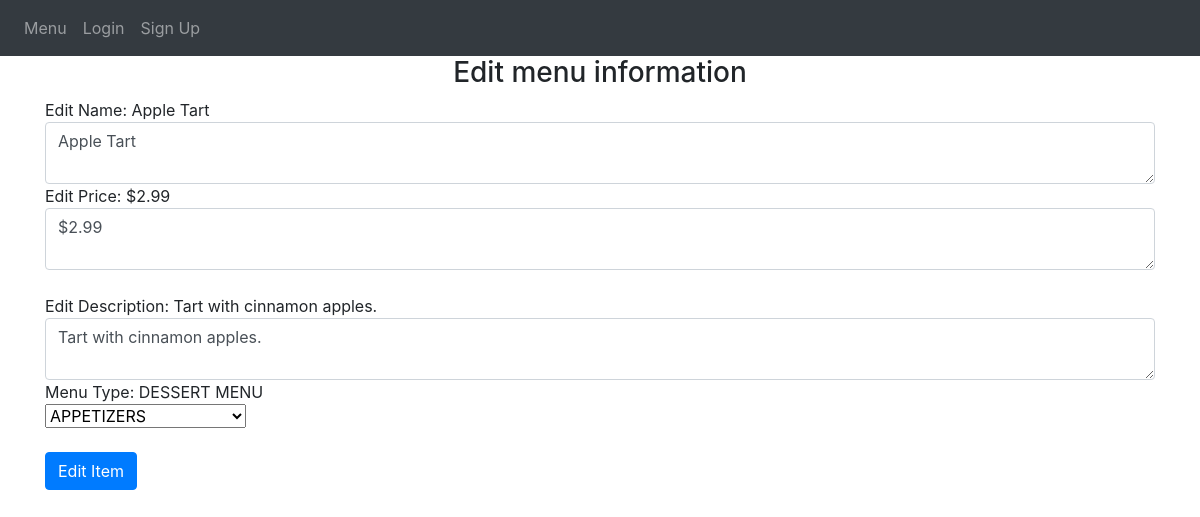
Before: /edit_redirect/1 with the older database file.
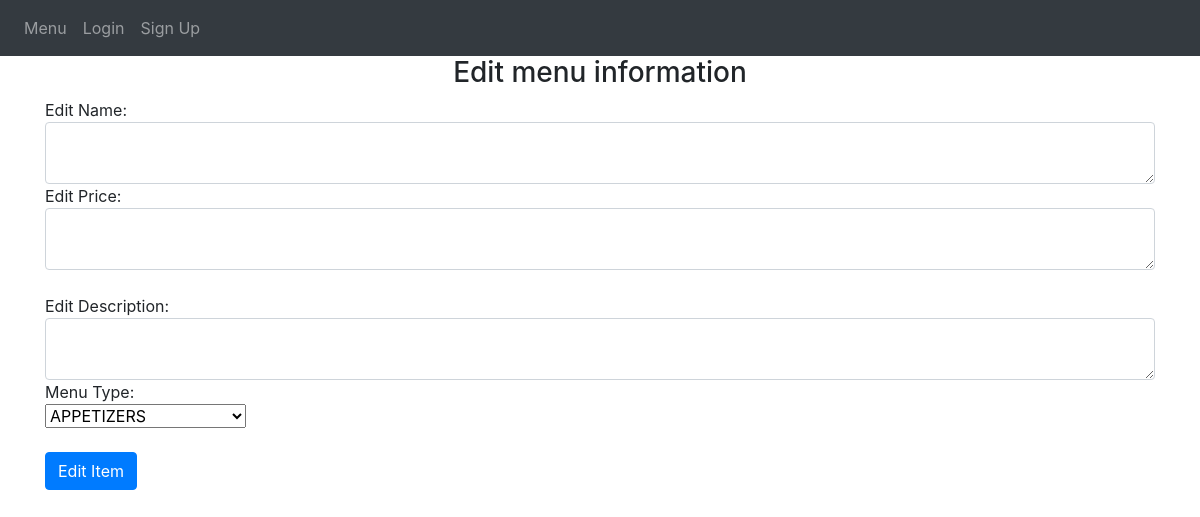
After: the same page with the newer database file.
### avanzareApp/models.py (models this page shows)
class Menu(db.Model):
    id = db.Column(db.Integer, primary_key=True)
    name = db.Column(db.String(150), unique=True)
    price = db.Column(db.String(150))
    description = db.Column(db.String(10000))
    menu_type = db.Column(db.String(150))
    date = db.Column(db.DateTime(timezone=True), default=func.now())
    user_id = db.Column(db.Integer, db.ForeignKey('user.id'))

### avanzareApp/views.py (the view, shortened to what this page needs)
@views.route('/edit_redirect/<int:id>', methods=['GET', 'POST'])
def edit_redirect(id):
    item = Menu.query.filter(Menu.id == id).first()
    return render_template('edit_menu_item.html', item=item, user=current_user)

### avanzareApp/templates/edit_menu_item.html (shortened to what this page needs)
{% extends "base.html" %} {% block title %}Home{% endblock %}
{% block content %}
<form method="POST">
    <h3 align="center">Edit menu information</h3>
    <div>Edit Name: {{item.name}}</div>
    <textarea   type="name"
                class="form-control"
                id="name"
                name="name">{{item.name}}</textarea>
    <div>Edit Price: {{item.price}}</div>
    <textarea   type="price"
                class="form-control"
                id="price"
                name="price">{{item.price}}</textarea>
    <br />
    <div>Edit Description: {{item.description}}</div>
    <textarea   type="description"
                class="form-control"
                id="description"
                name="description">{{item.description}}</textarea>
    <div>Menu Type: {{ item.menu_type }}</div>
    <select class="selectpicker" type="menu_type" id="menu_type" name="menu_type">
      <optgroup label="DINNER MENU" >
        <option>APPETIZERS</option>
      </optgroup>
    </select>
    <br />
    <br />
    <button type="submit" class="btn btn-primary">Edit Item</button>
</form>
{% endblock %}

### avanzareApp/templates/base.html (shortened to what this page needs)
<!DOCTYPE html>
<html lang="en">
<head>
    <link
      rel="stylesheet"
      href="https://stackpath.bootstrapcdn.com/bootstrap/4.4.1/css/bootstrap.min.css"
    />
    <link
      rel="stylesheet"
      href="https://stackpath.bootstrapcdn.com/font-awesome/4.7.0/css/font-awesome.min.css"
    />
    <link rel="stylesheet" href="style.css">
</head>
<body>
    <nav class="navbar navbar-expand-lg navbar-dark bg-dark">
        <div class="collapse navbar-collapse" id="navbar">
            <div class="navbar-nav">
                {% if user.is_authenticated %}
                    {% if user.email == "headChef@gmail.com" %}
                        <a class="nav-item nav-link" id="edit_menu" href="/add-menu-item">Edit Menu</a>
                    {% endif %}
                    <a class="nav-item nav-link" id="home" href="/">Home</a>
                    <a class="nav-item nav-link" id="order" href="/order">Order</a>
                    <a class="nav-item nav-link" id="logout" href="/logout">Logout</a>
                {% else %}
                    <a class="nav-item nav-link" id="menu" href="/start_page">Menu</a>
                    <a class="nav-item nav-link" id="login" href="/login">Login</a>
                    <a class="nav-item nav-link" id="signup" href="/sign-up">Sign Up</a>
                {% endif %}
            </div>
        </div>
    </nav>
    <div class="container">
    {% block content %}
    {% endblock %}
    </div>
</body>
</html>

Changed rows visible on the page:
removed Menu: name "Apple Tart", price "$2.99", description "Tart with cinnamon apples.", menu_type "DESSERT MENU"
